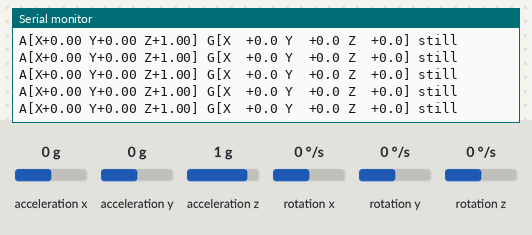
Bench run of a sketch on a simulated ESP32-S3. Shown: the last lines printed to the serial monitor. Wiring (inferred from the names in the program): MPU-6050 motion sensor at I2C address 0x68. The test bench sets the inputs (shaded band); at power-on: acceleration x 0 g, rotation x 0 °/s, rotation y 0 °/s, rotation z 0 °/s, acceleration y 0 g, acceleration z 1 g.

Above: at 5.1 s.
5.2 s: acceleration x set to -1.4 g
At 5.48 s:
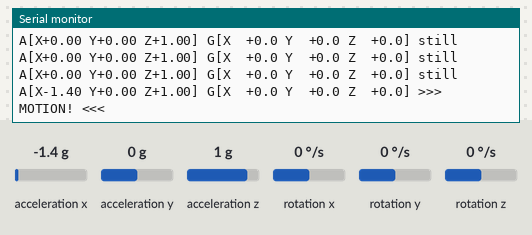
7.2 s: rotation x set to -192 °/s
At 7.5 s:
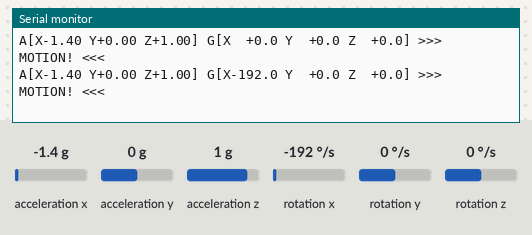
9.2 s: rotation y set to -192 °/s
At 9.52 s:
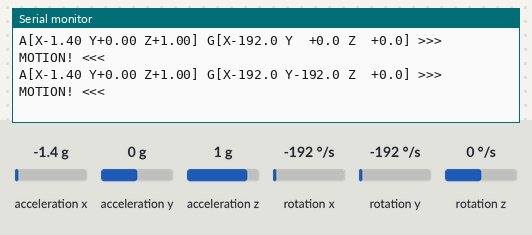
11.2 s: rotation z set to -192 °/s
At 11.54 s:
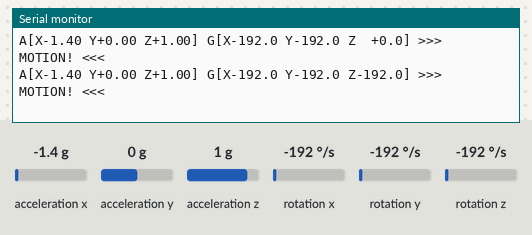
13.2 s: rotation x set to 0 °/s
At 13.36 s:
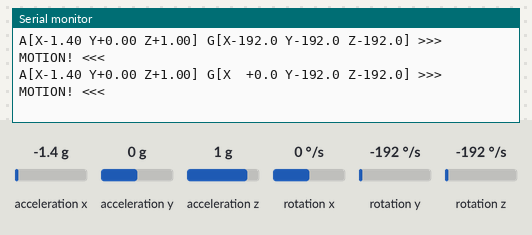
15.1 s: rotation y set to 0 °/s
At 15.38 s:
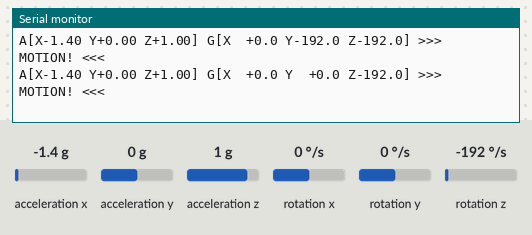

Measured:
- after the input at 5.2 s, the serial monitor: prints a new line after 0.13 s (image 1)
- after the input at 7.2 s, the serial monitor: prints a new line after 0.15 s (image 2)
- after the input at 9.2 s, the serial monitor: prints a new line after 0.17 s (image 3)
- after the input at 11.2 s, the serial monitor: prints a new line after 0.19 s (image 4)
- after the input at 13.2 s, the serial monitor: prints a new line at once (image 5)
- after the input at 15.1 s, the serial monitor: prints a new line after 0.12 s (image 6)

The sketch:

test_mpu6050.ino
```cpp
// ============================================================
// MPU6050 Diagnostic Test — Silent Speech Interface project
// Target: ESP32-S3 DevKit  |  No external libraries needed
//
// WHAT IT CHECKS
//   1. I2C bus responds (device ACKs its address)
//   2. WHO_AM_I register returns a valid MPU6050-family ID
//   3. Accelerometer reads physically sane values (~1 g on one
//      axis when the board lies flat / hangs still)
//   4. Gyro is near zero (deg/s) at rest
//   5. Live motion detection — shake the board and watch it react
//
// WIRING (ESP32-S3 Mini: native I2C pins)
//   MPU6050 VCC -> 3V3
//   MPU6050 GND -> GND
//   MPU6050 SDA -> GPIO 8
//   MPU6050 SCL -> GPIO 9
//   (AD0 low = address 0x68, AD0 high = 0x69)
//
// SERIAL: 115200 baud
// ============================================================

#include <Wire.h>

// ---- Pins (ESP32-S3 Mini default Wire pins: SDA=8, SCL=9) ----
#define SDA_PIN 8
#define SCL_PIN 9
#define MPU_ADDR_1 0x68
#define MPU_ADDR_2 0x69

// ---- MPU6050 registers ----
#define REG_WHO_AM_I   0x75
#define REG_PWR_MGMT_1 0x6B
#define REG_ACCEL_XOUT 0x3B
#define REG_GYRO_XOUT  0x43

uint8_t mpuAddr = 0;
bool busOK = false, idOK = false, accelOK = false, gyroOK = false;

uint8_t readReg(uint8_t addr, uint8_t reg) {
  Wire.beginTransmission(addr);
  Wire.write(reg);
  Wire.endTransmission(false);
  Wire.requestFrom((int)addr, 1);
  return Wire.available() ? Wire.read() : 0xFF;
}

bool readBurst(uint8_t addr, uint8_t reg, uint8_t *buf, uint8_t n) {
  Wire.beginTransmission(addr);
  Wire.write(reg);
  if (Wire.endTransmission(false) != 0) return false;
  if (Wire.requestFrom((int)addr, (int)n) != n) return false;
  for (uint8_t i = 0; i < n; i++) buf[i] = Wire.read();
  return true;
}

void printVerdict() {
  Serial.println("\n================ VERDICT ================");
  Serial.printf("  I2C bus ACK        : %s\n", busOK  ? "PASS" : "FAIL (check SDA/SCL/VCC/GND wiring)");
  Serial.printf("  WHO_AM_I           : %s\n", idOK   ? "PASS" : "FAIL (wrong chip or bad solder joint)");
  Serial.printf("  Accel sane         : %s\n", accelOK ? "PASS" : "FAIL (sensor flat? readout stuck?)");
  Serial.printf("  Gyro quiet at rest : %s\n", gyroOK ? "PASS" : "FAIL (moving? or sensor fault)");
  if (busOK && idOK && accelOK && gyroOK)
    Serial.println("  >>> MPU6050 IS WORKING <<<");
  else
    Serial.println("  >>> MPU6050 NOT WORKING — fix items marked FAIL <<<");
  Serial.println("=========================================");
}

void setup() {
  Serial.begin(115200);
  delay(1500);
  Serial.println("\n=== MPU6050 Diagnostic (ESP32-S3) ===");

  // --- Test 1: bus scan ---
  Wire.begin(SDA_PIN, SCL_PIN);
  Wire.setClock(400000);
  Serial.printf("[1] Scanning I2C bus (SDA=%d, SCL=%d)...\n", SDA_PIN, SCL_PIN);

  for (uint8_t a : { MPU_ADDR_1, MPU_ADDR_2 }) {
    Wire.beginTransmission(a);
    if (Wire.endTransmission() == 0) { mpuAddr = a; busOK = true; break; }
  }
  if (busOK) {
    Serial.printf("    Found device at 0x%02X  -> PASS\n", mpuAddr);
  } else {
    Serial.println("    No device found at 0x68/0x69 -> FAIL");
    Serial.println("    Checklist: VCC to 3V3, GND to GND, SDA=GPIO8, SCL=GPIO9,");
    Serial.println("               pull-ups (most breakouts have them), solder on header pins.");
    printVerdict();
    return; // nothing else to test
  }

  // --- Test 2: WHO_AM_I + wake up ---
  uint8_t who = readReg(mpuAddr, REG_WHO_AM_I);
  Serial.printf("[2] WHO_AM_I = 0x%02X (expected 0x68 on MPU-6000/6050; 0x70/0x72 on some clones)\n", who);
  idOK = (who == 0x68 || who == 0x70 || who == 0x72 || who == 0x98);
  Serial.println(idOK ? "    Recognised device ID -> PASS" :
                        "    Unknown ID -> FAIL (chip may be a different IC, e.g. QMI8658 clone)");

  // Wake up + clear sleep bit
  Wire.beginTransmission(mpuAddr);
  Wire.write(REG_PWR_MGMT_1); Wire.write(0x00);
  Wire.endTransmission();
  delay(50);

  // --- Test 3/4: rest-state accel & gyro ---
  Serial.println("[3] Holding still for rest-state sample...");
  delay(1000);

  float ax = 0, ay = 0, az = 0, gx = 0, gy = 0, gz = 0;
  const int N = 200;
  for (int i = 0; i < N; i++) {
    uint8_t b[14];
    if (!readBurst(mpuAddr, REG_ACCEL_XOUT, b, 14)) {
      Serial.println("    Burst read failed -> FAIL");
      printVerdict(); return;
    }
    int16_t rawAX = (b[0] << 8) | b[1], rawAY = (b[2] << 8) | b[3], rawAZ = (b[4] << 8) | b[5];
    int16_t rawGX = (b[8] << 8) | b[9], rawGY = (b[10] << 8) | b[11], rawGZ = (b[12] << 8) | b[13];
    ax += (float)rawAX / 16384.0; ay += (float)rawAY / 16384.0; az += (float)rawAZ / 16384.0;
    gx += (float)rawGX / 131.0;   gy += (float)rawGY / 131.0;   gz += (float)rawGZ / 131.0;
    delay(5);
  }
  ax /= N; ay /= N; az /= N; gx /= N; gy /= N; gz /= N;

  Serial.printf("    Accel (g): X=%0.2f  Y=%0.2f  Z=%0.2f\n", ax, ay, az);
  Serial.printf("    Gyro (deg/s): X=%0.2f  Y=%0.2f  Z=%0.2f\n", gx, gy, gz);

  float gMag = sqrtf(ax * ax + ay * ay + az * az);
  accelOK = (gMag > 0.85 && gMag < 1.15);
  Serial.printf("    |a| = %0.2f g ", gMag);
  Serial.println(accelOK ? "(expected ~1g) -> PASS" : "not ~1g -> FAIL");

  gyroOK = (fabsf(gx) < 20 && fabsf(gy) < 20 && fabsf(gz) < 20);
  Serial.println(gyroOK ? "    Gyro quiet -> PASS" : "    Gyro noisy/drifting -> FAIL");

  printVerdict();
  Serial.println("\n--- Live motion test: shake the board — watch values change (Ctrl+C not needed) ---");
}

void loop() {
  if (!busOK) { delay(1000); return; }

  uint8_t b[14];
  if (!readBurst(mpuAddr, REG_ACCEL_XOUT, b, 14)) { Serial.println("read ERROR"); delay(500); return; }

  int16_t rawAX = (b[0] << 8) | b[1], rawAY = (b[2] << 8) | b[3], rawAZ = (b[4] << 8) | b[5];
  int16_t rawGX = (b[8] << 8) | b[9], rawGY = (b[10] << 8) | b[11], rawGZ = (b[12] << 8) | b[13];

  float ax = (float)rawAX / 16384.0, ay = (float)rawAY / 16384.0, az = (float)rawAZ / 16384.0;
  float gx = (float)rawGX / 131.0, gy = (float)rawGY / 131.0, gz = (float)rawGZ / 131.0;
  float gMag = sqrtf(ax * ax + ay * ay + az * az);

  // Motion detector: any deviation from 1g or fast gyro = MOTION
  bool motion = fabsf(gMag - 1.0) > 0.15 || fabsf(gx) > 30 || fabsf(gy) > 30 || fabsf(gz) > 30;

  Serial.printf("A[X%+0.2f Y%+0.2f Z%+0.2f] G[X%+6.1f Y%+6.1f Z%+6.1f] %s\n",
                ax, ay, az, gx, gy, gz, motion ? ">>> MOTION! <<<" : "still");
  delay(200);
}
```
